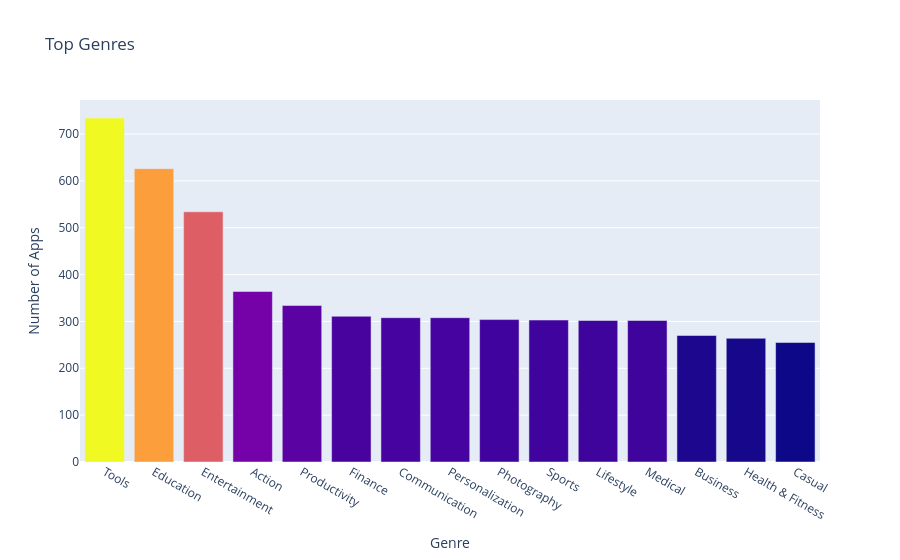

Notebook source saved alongside this figure:
### Markdown cell above
**Challenge**: Can you create this chart with the Series containing the genre data? 

<img src=https://imgur.com/DbcoQli.png width=400>

Try experimenting with the built in colour scales in Plotly. You can find a full list [here](https://plotly.com/python/builtin-colorscales/). 

* Find a way to set the colour scale using the color_continuous_scale parameter. 
* Find a way to make the color axis disappear by using coloraxis_showscale.

### Code cell
genres = num_genres.index[:15]
vals = num_genres.values[:15]

bar = px.bar(x = genres, y = vals, title='Top Genres', hover_name=genres, color=vals)
bar.update_layout(xaxis_title='Genre', yaxis_title='Number of Apps', coloraxis_showscale=False)
bar.show()

### Figure 1 — Plotly figure (JSON) as saved in the notebook; plotly's stock layout.template omitted (floating-point values rounded to 4 significant figures)
{"data": [{"alignmentgroup": "True", "hovertemplate": "<b>%{hovertext}</b><br><br>x=%{x}<br>y=%{y}<br>color=%{marker.color}<extra></extra>", "hovertext": ["Tools", "Education", "Entertainment", "Action", "Productivity", "Finance", "Communication", "Personalization", "Photography", "Sports", "Lifestyle", "Medical", "Business", "Health & Fitness", "Casual"], "legendgroup": "", "marker": {"color": [734, 626, 534, 364, 334, 311, 308, 308, 304, 303, 302, 302, 270, 264, 255], "coloraxis": "coloraxis", "pattern": {"shape": ""}}, "name": "", "offsetgroup": "", "orientation": "v", "showlegend": false, "textposition": "auto", "type": "bar", "x": ["Tools", "Education", "Entertainment", "Action", "Productivity", "Finance", "Communication", "Personalization", "Photography", "Sports", "Lifestyle", "Medical", "Business", "Health & Fitness", "Casual"], "xaxis": "x", "y": [734, 626, 534, 364, 334, 311, 308, 308, 304, 303, 302, 302, 270, 264, 255], "yaxis": "y"}], "layout": {"autosize": true, "barmode": "relative", "coloraxis": {"colorbar": {"title": {"text": "color"}}, "colorscale": [[0, "#0d0887"], [0.1111, "#46039f"], [0.2222, "#7201a8"], [0.3333, "#9c179e"], [0.4444, "#bd3786"], [0.5556, "#d8576b"], [0.6667, "#ed7953"], [0.7778, "#fb9f3a"], [0.8889, "#fdca26"], [1, "#f0f921"]], "showscale": false}, "legend": {"tracegroupgap": 0}, "title": {"text": "Top Genres"}, "xaxis": {"anchor": "y", "autorange": true, "domain": [0, 1], "range": [-0.5, 14.5], "title": {"text": "Genre"}, "type": "category"}, "yaxis": {"anchor": "x", "autorange": true, "domain": [0, 1], "range": [0, 772.6], "title": {"text": "Number of Apps"}, "type": "linear"}}}
